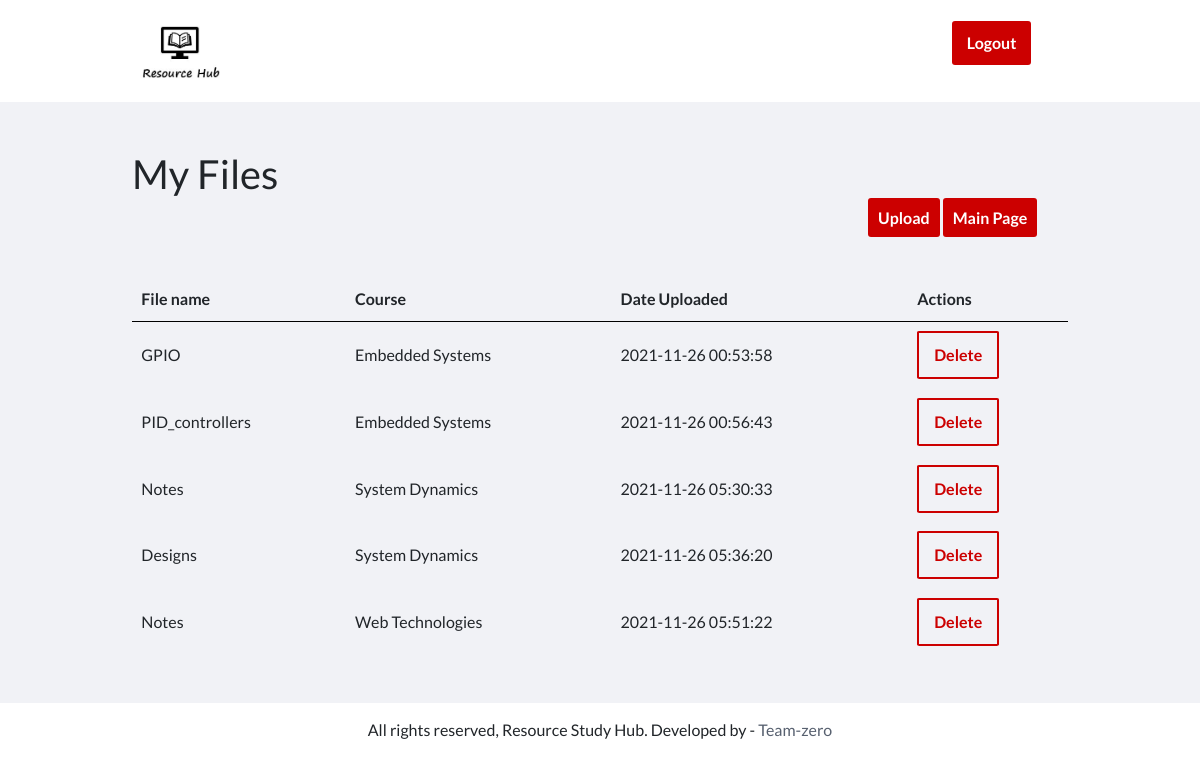
/myFiles.php?user=joana, run on the app's committed database.
### tables this page shows
CREATE TABLE `files` (
  `id` int(11) NOT NULL,
  `filename` varchar(255) DEFAULT NULL,
  `uploaded_by` varchar(255) DEFAULT NULL,
  `course` varchar(255) NOT NULL,
  `temp_filename` varchar(255) DEFAULT NULL,
  `location` varchar(255) NOT NULL,
  `date` timestamp NULL DEFAULT current_timestamp()
);

### database/controllers/input_controller.php (called while the page is built, shortened)
<?php
    include_once (dirname(__FILE__)).'../../classes/input_class.php';
    function getMyFiles($username) {
        $request = new ResourceHub;
        $runQuery = $request->getMyFiles($username);
        if($runQuery) {
            return $runQuery;
        } else {
            return false;
        }
    }
?>

### database/classes/input_class.php (called while the page is built, shortened)
<?php
require_once (dirname(__FILE__)).'../../settings/db_class.php';
class ResourceHub extends Database {
    public function getMyFiles($username) {
        $sql = "SELECT `id`,`filename`,`course`,`date` FROM files WHERE `uploaded_by`='$username'";
        return $this->db_query($sql);
    }
}
?>

### database/settings/db_class.php (called while the page is built, shortened)
<?php
class Database {
	public $db = null;
	function db_connect(){
		$this->db = mysqli_connect(SERVER,USERNAME,PASSWORD,DATABASE);
		if (mysqli_connect_errno()) {
			return false;
		}else{
			return true;
		}
	}
	function db_query($sqlQuery){
		$this->results = mysqli_query($this->db, $sqlQuery);
		return $this->results;
	}
}
?>

### myFiles.php (the view, shortened to what this page needs)
<?php require __DIR__ . "./database/controllers/input_controller.php"; ?>
<?php
    $username = $_GET['user'];
    function displayMyFiles($username) {
        $myFilesInfo = getMyFiles($username);
        if ($myFilesInfo) {
            $row = $myFilesInfo->fetch_array(MYSQLI_NUM);
            while($row) {
                $id = $row[1];
                echo "<tr>";
                echo "<td>";
                echo $row[1];
                echo "</td>";
                echo "<td>";
                echo $row[2];
                echo "</td>";
                echo "<td>";
                echo $row[3];
                echo "</td>";
                echo "<td>";
                echo "<a href='delete.php?itemToDelete=$id?&user=$username' ><button name='delete' class='btn-secondary'>Delete</button></a>";
                echo "</td>";
                echo "</tr>";
                $row = $myFilesInfo->fetch_array(MYSQLI_NUM);
            }
        }
    }
?>
<!DOCTYPE html>
<html lang="en">
<head>
    <link rel="stylesheet" href="https://cdnjs.cloudflare.com/ajax/libs/font-awesome/4.7.0/css/font-awesome.min.css">
    <link rel="stylesheet" href="https://stackpath.bootstrapcdn.com/bootstrap/4.3.1/css/bootstrap.min.css"
>
    <link href="./styles/dashboard.css" rel="stylesheet">
</head>
<body>
    <nav class="nav-bar">
        <img src="./images/logo_v1.JPG" alt="Resource hub logo" style="height:100px">
        <a href="login.php" class="btn-logout">Logout</a>
    </nav>
    <div class="main-content">
        <div class="wrapper">
            <h1>My Files</h1>
            <div>
                <div class="up-btns">
                    <?php echo "<a href='upload.php?user=$username' class='btn-primary'>Upload</a>"; ?>
                    <?php echo "<a href='dashboard.php?user=$username' class='btn-primary'>Main Page</a>"; ?>
                </div>
            </div>
            <br> <br> <br>
            <table style="width: 100%;">
                <tr>
                    <th>File name</th>
                    <th>Course</th>
                    <th>Date Uploaded</th>
                    <th>Actions</th>
                </tr>
                <?php
                    displayMyFiles($username);
                ?>
            </table>
        </div>
    </div>
    <div class="footer">
        <div class="wrapper">
            <p class="text-center">All rights reserved, Resource Study Hub. Developed by - <a href="#" class="footer-link">Team-zero</a> </p>
        </div>
    </div>
</body>
</html>

### styles/dashboard.css (style rules this page uses)
* { margin:0; padding: 0; font-family: Lato, sans-serif; }
.wrapper { padding: 1%; width: 80%; margin: 0 auto; }
.text-center { text-align: center; }
table tr th { border-bottom: 1px solid black; padding: 1%; text-align: left; }
table tr td { padding: 1%; }
.btn-primary { background-color: #cc0000; padding: 5%; color: white; text-decoration: none; font-weight: bold; border-radius: 3px; }
.btn-secondary { padding: 10px 15px; color: #cc0000; text-decoration: none; font-weight: bold; border-radius: 3%; border: 2px solid #cc0000; background-color: #f1f2f6 ; font-size: 16px; }
.up-btns { float: right; width: 200px; }
.nav-bar { padding: 2px 30px 0 0; width: 80%; margin: 0 auto; }
.btn-logout { float: right; text-decoration: none; background-color: #cc0000; padding: 10px 15px; margin: 2%; color: white; font-weight: bold; border-radius: 3px; }
.main-content { background-color:#f1f2f6; padding: 3% 0; margin-bottom: 3px; }
.footer-link { text-decoration: none; color: #57606f; }

### data on the page
files: filename "GPIO", course "Embedded Systems", date "2021-11-26 00:53:58"
files: filename "PID_controllers", course "Embedded Systems", date "2021-11-26 00:56:43"
files: filename "Notes", course "System Dynamics", date "2021-11-26 05:30:33"
files: filename "Designs", course "System Dynamics", date "2021-11-26 05:36:20"
files: filename "Notes", course "Web Technologies", date "2021-11-26 05:51:22"
